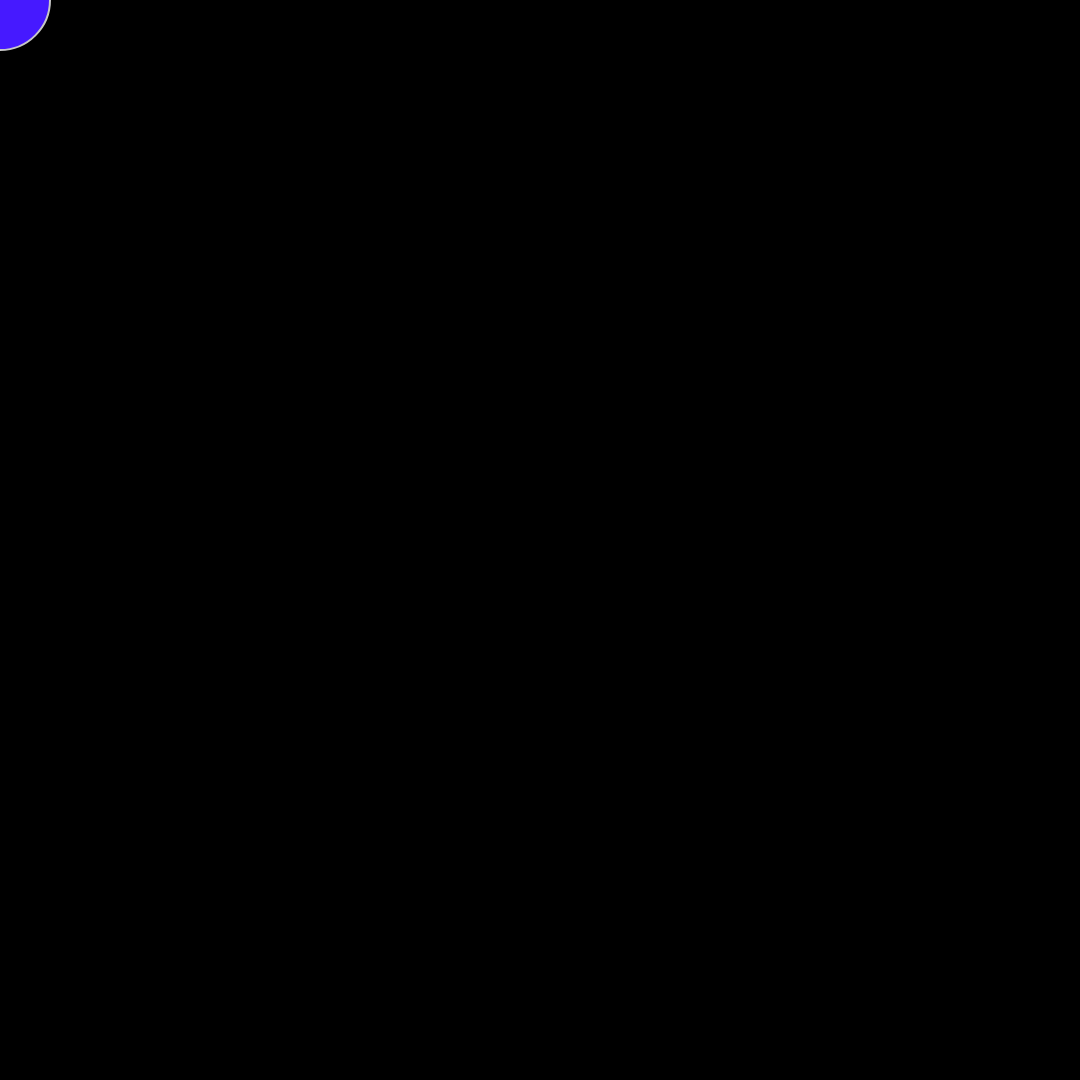
Frame 1 (no input)
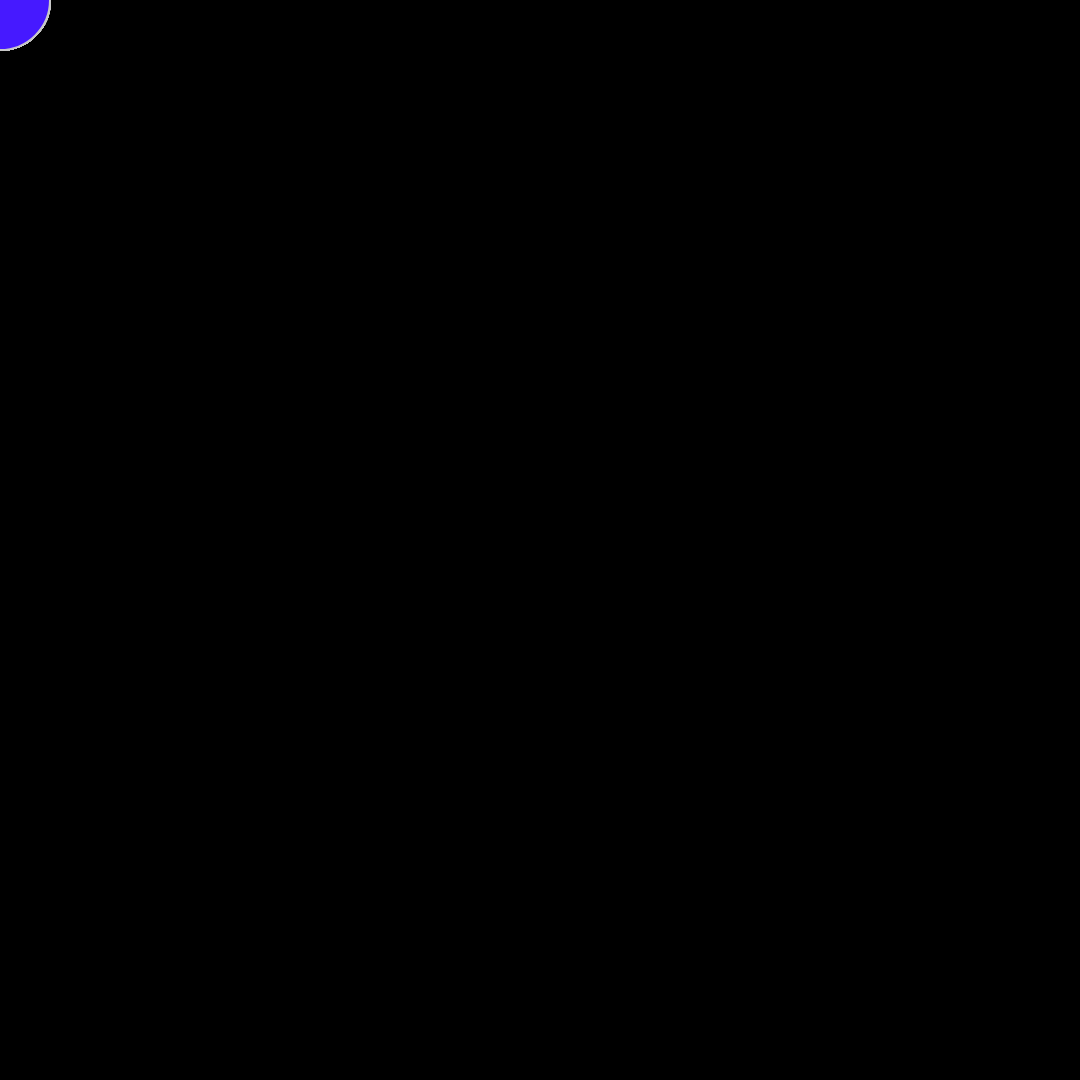
Frame 60 (no input)
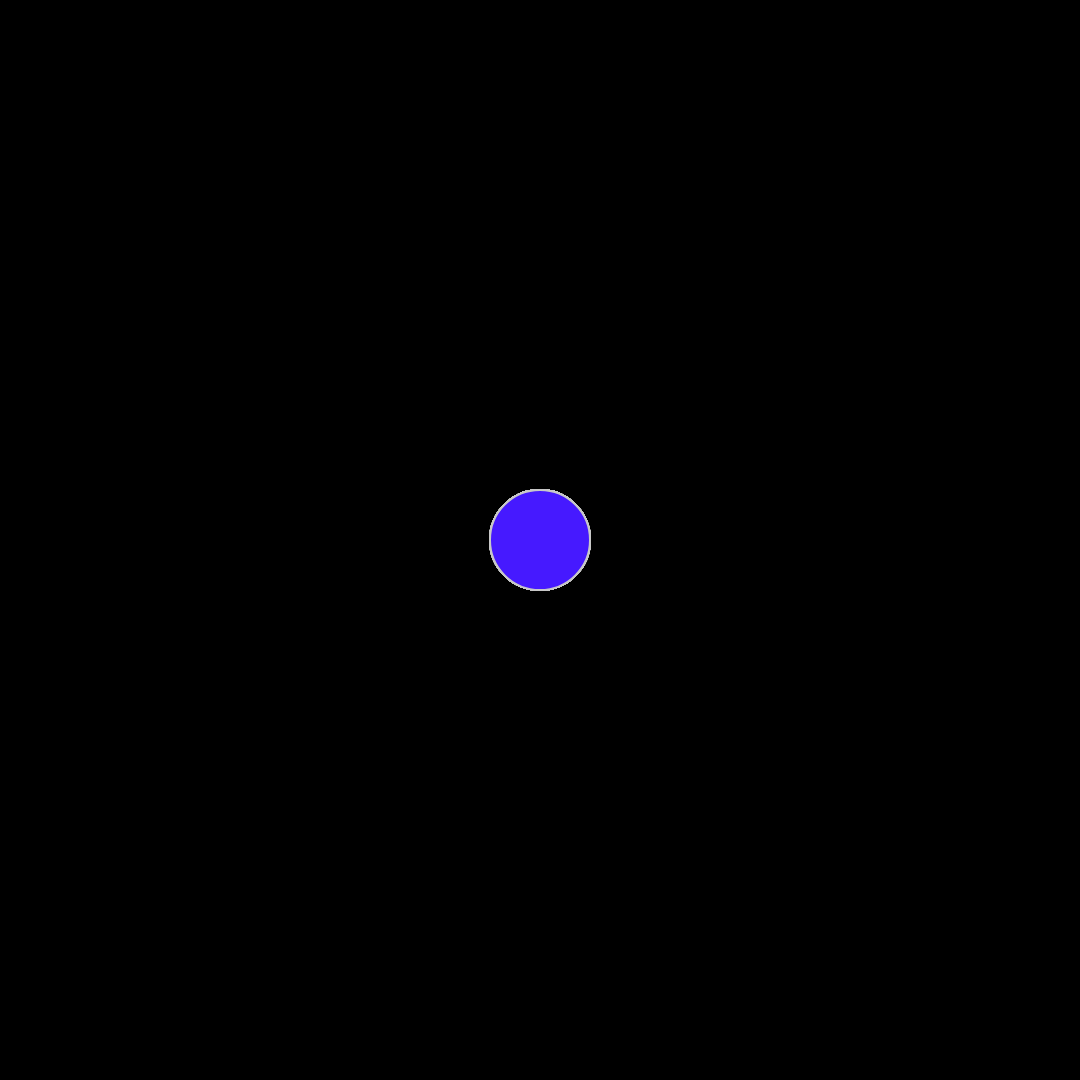
Frame 120 (the mouse pressed at the canvas centre since frame 60)

The p5.js sketch that drew these frames (run headless with seeded random() and noise() and a simulated clock; from frame 60 on, the mouse is pressed at the canvas centre):

// p5.js sketch
// ── sketch.js
function setup() {
  createCanvas(1080, 1080);
  print("Hello");
    background(0);
}

function draw() {

  // Could add transparency through fill Alpha
  fill(70,25,255);
  stroke(200,200,200);
  strokeWeight(2);
  circle(mouseX,mouseY, 100);
  
}

function mousePressed() {
  // Press mouse for background refresh
  background (0);
}
